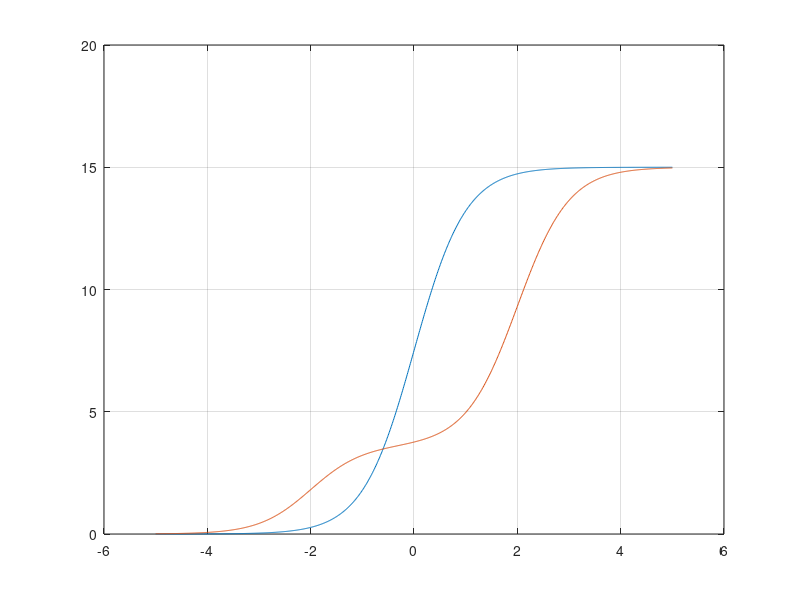

MATLAB code to generate this figure:
% Model parameters
S.g = 9.807; % Gravity
S.mb = 1.477; % Mass of UAV
S.d = 0.263; % Arm Length (Rotor and COM of UAV)
S.c = 8.004e-4; % Drag Factor
S.Ib = [0.01152; 0.01152; 0.0218]; % Moment of Inertia of UAV
% S.Ib = [0.01152 0 0;0 0.01152 0;0 0 0.0218];
S.m1 = 0.05; % Mass of First Link
S.m2 = 0.05; % Mass of Second Link
S.l1 = 0.5; % Length of First Link
S.l2 = 0.5; % Length of Second Link
thrust = (S.mb)*S.g/4;
X = -5:0.01:5;
f = tanh(X)*15/2 + 15/2;
% f1 = tanh(X+1.5)*(thrust/2-1/2) + thrust/2+1/2;
% f2 = tanh(X-1.5)*(4.5-(thrust/2-1/2)) + 4.5-thrust/2+1/2;
% f1 = tanh(X+1.5)*(thrust/2) + thrust/2;
% f2 = tanh(X-1.5)*(5-(thrust/2)) + 5-thrust/2;
f1 = tanh(X+2)*(thrust/2) + thrust/2;
f2 = tanh(X-2)*(15/2-(thrust/2)) + 15/2-(thrust/2);
% f1 = tanh(X+3)/2;
% f2 = tanh(X-3)/2;
plot(X,f)
hold on
grid on
% yline(thrust)
plot(X,f1+f2)
hold off